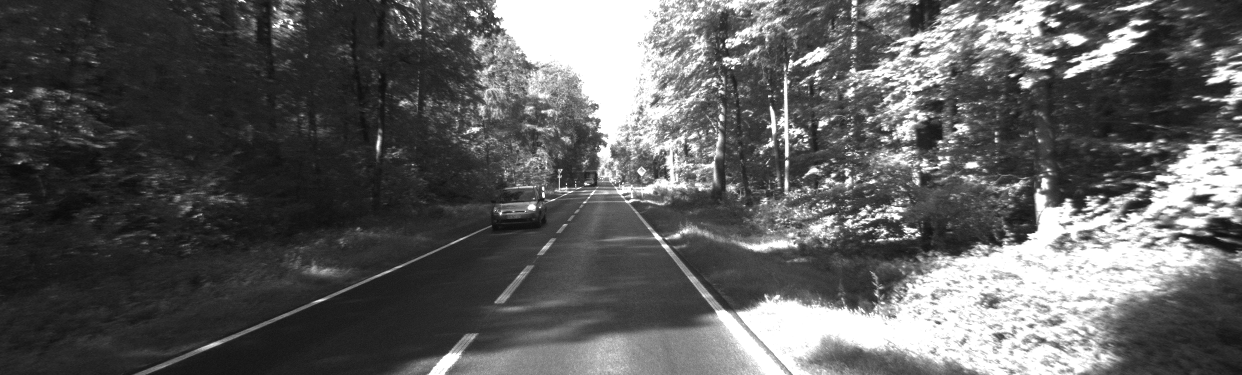
#> input picture js_recursive_stereo/resources/left_0000000000.png, 1242 x 375 px
$ python generate_pcl.py
#> lines starting #> are read from the running program, lines starting #| are printed output that depends on the picture
import numpy as np
import cv2

# Copied from https://github.com/utiasSTARS/pykitti/blob/master/pykitti/utils.py
def read_calib_file(filepath):
    """Read in a calibration file and parse into a dictionary."""
#> called with filepath = 'calib_cam_to_cam.txt'
    data = {}
    with open(filepath, 'r') as f:
#> (reads js_recursive_stereo/python_vs_matlab/kitti/calib_cam_to_cam.txt from the repository)
        for line in f.readlines():
            key, value = line.split(':', 1)
            # The only non-float values in these files are dates, which
            # we don't care about anyway
            try:
                data[key] = np.array([float(x) for x in value.split()])
            except ValueError:
                pass
    return data

calibration_data = read_calib_file('calib_cam_to_cam.txt')
P_rect_cam_left  = calibration_data['P_rect_00'].reshape((3,4))
P_rect_cam_right = calibration_data['P_rect_01'].reshape((3,4))

# Focal Length in [pix]
f                           =    P_rect_cam_left[0,0]
# u-Coordinate of Center Point in [pix]
c_u                         =    P_rect_cam_left[0,2]
# u-Coordinate of Center Point in [pix]
c_v                         =    P_rect_cam_left[1,2]
# baseline with respect to reference camera 0 in [m]
b                           = -1*P_rect_cam_right[0,3]/f

Q = np.matrix(
    [[ 0,         0,         0,          f],
     [-1.0000,    0,         0,          c_u],
     [ 0,        -1.0000,    0,          c_v],
     [ 0,         0,         1/b,        0]])

ply_header = '''ply
format ascii 1.0
element vertex %(vert_num)d
property float x
property float y
property float z
property uchar red
property uchar green
property uchar blue
end_header
'''

def write_ply(fn, verts, colors):
    verts = verts.reshape(-1, 3)
    colors = colors.reshape(-1, 3)
    verts = np.hstack([verts, colors])
    with open(fn, 'wb') as f:
        f.write((ply_header % dict(vert_num=len(verts))).encode('utf-8'))
        np.savetxt(f, verts, fmt='%f %f %f %d %d %d ')

# Following part for converting a disparity image to a PointCloud was originally copied from
# https://stackoverflow.com/questions/45325795/point-cloud-from-kitti-stereo-images

imgC = cv2.imread('../../resources/color_0000000000.png')
imgL = cv2.imread('../../resources/left_0000000000.png')
#> imgL is the input picture: shape (375, 1242, 3); min 9, max 255, mean 94.6
imgR = cv2.imread('../../resources/right_0000000000.png')
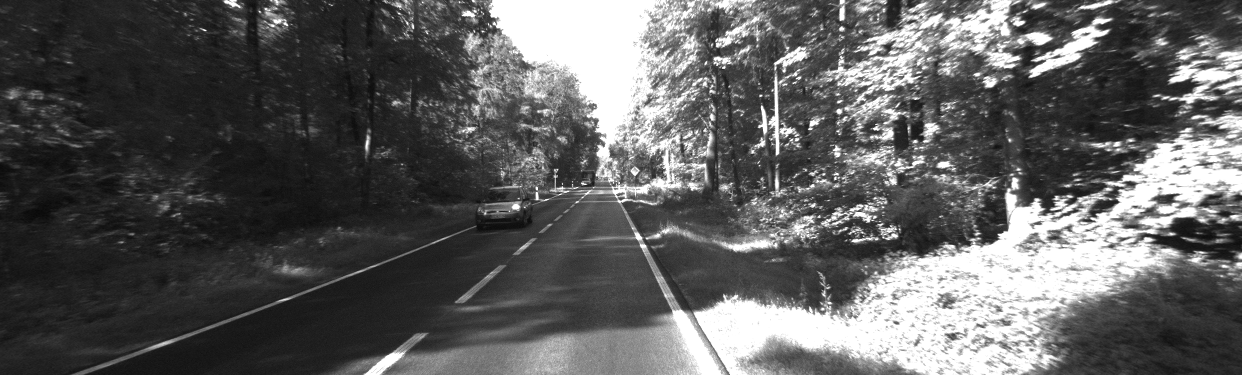
#> input picture js_recursive_stereo/resources/right_0000000000.png, 1242 x 375 px
#> imgR is the input picture: shape (375, 1242, 3); min 8, max 255, mean 93.6

window_size = 9
minDisparity = 1
stereo = cv2.StereoSGBM_create(
    blockSize=10,
    numDisparities=64,
    preFilterCap=10,
    minDisparity=minDisparity,
    P1=4 * 3 * window_size ** 2,
    P2=32 * 3 * window_size ** 2
)

print('computing disparity...')
disp = stereo.compute(imgL, imgR).astype(np.float32) / 16.0
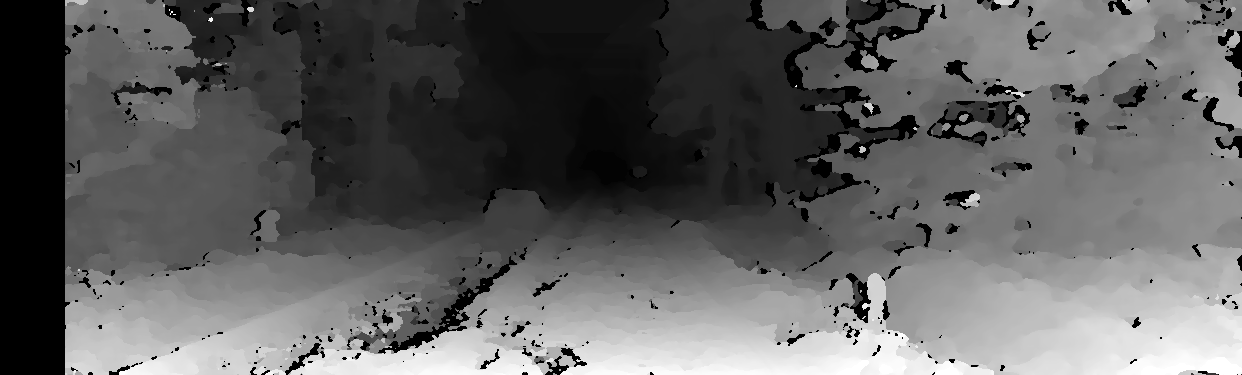
#> disp: shape (375, 1242) float32; min 0, max 64, mean 24.2; drawn with min black and max white


points = cv2.reprojectImageTo3D(disp, Q)
#> points: shape (375, 1242, 3) float32; 9.34% of the values are NaN or infinite; the others: min -338.1, max 387.6, mean 10.05
#> (the run stopped early here; a loop or call above may not have finished)
